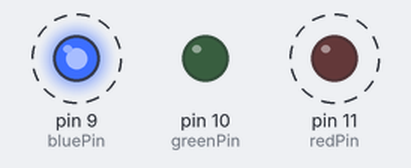
A sketch run on a simulated Arduino Uno, built with avr-gcc and run on an emulated ATmega328P. On the bench: output pins drawn as LEDs (lit = HIGH). Dashed ring = blinking.

Above: at 0.2 s.
Timing chart, 0 to 3.5 s (numbered marks = the images above):
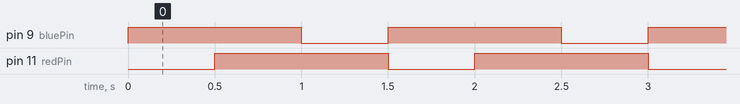

Measured:
- by itself, pin 9 (bluePin), pin 11 (redPin): alternates HIGH for 1.0 s and LOW for 0.50 s
- by itself, everything shown: repeats every 1.5 s, in 3 steps

The sketch:

57932914_task3A.ino
```cpp
const int redPin = 11;
const int greenPin = 10;
const int bluePin = 9;

void setup() {
  pinMode(redPin, OUTPUT);
  pinMode(greenPin, OUTPUT);
  pinMode(bluePin, OUTPUT);
}

void loop() {

      // Green
  digitalWrite(redPin, LOW);
  digitalWrite(greenPin, LOW);
  digitalWrite(bluePin, HIGH);
  delay(500);

    // Purple
  digitalWrite(redPin, HIGH);
  digitalWrite(greenPin, LOW);
  digitalWrite(bluePin, HIGH);
  delay(500);

      // Red LED
  digitalWrite(redPin, HIGH);
  digitalWrite(greenPin, LOW);
  digitalWrite(bluePin, LOW);
  delay(500);
}
```
